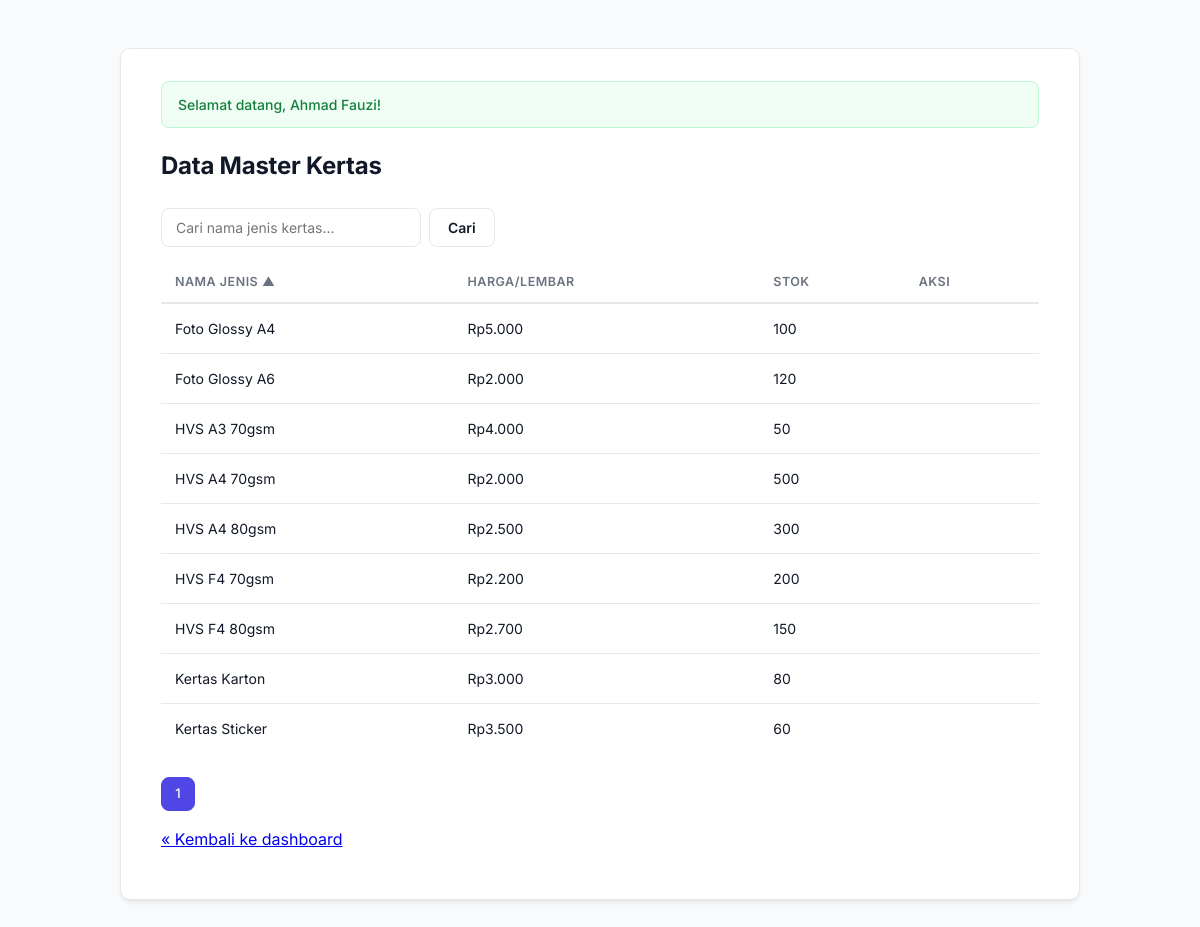
/kertas/index.php (signed in), run on the app's committed database.
### tables this page shows
CREATE TABLE kertas (
    id_kertas        INT UNSIGNED AUTO_INCREMENT PRIMARY KEY,
    nama_jenis       VARCHAR(50)    NOT NULL,
    harga_per_lembar INT UNSIGNED   NOT NULL,
    stok             INT            NOT NULL DEFAULT 0,
    is_deleted       TINYINT(1)     NOT NULL DEFAULT 0,
    created_at       TIMESTAMP      NOT NULL DEFAULT CURRENT_TIMESTAMP,
    updated_at       TIMESTAMP      NOT NULL DEFAULT CURRENT_TIMESTAMP ON UPDATE CURRENT_TIMESTAMP,
    CONSTRAINT uq_kertas_nama UNIQUE (nama_jenis)
);

### kertas/index.php (the view, shortened to what this page needs)
<?php
$pdo = getConnection();
$search = trim($_GET['search'] ?? '');
$allowedSorts = ['nama_jenis', 'harga_per_lembar', 'stok', 'created_at'];
$sortBy  = in_array($_GET['sort'] ?? '', $allowedSorts, true) ? $_GET['sort'] : 'nama_jenis';
$sortDir = (($_GET['dir'] ?? 'asc') === 'desc') ? 'DESC' : 'ASC';
$countSql = 'SELECT COUNT(*) FROM kertas WHERE is_deleted = 0 AND nama_jenis LIKE ?';
$stmt = $pdo->prepare($countSql);
$stmt->execute(['%' . $search . '%']);
$totalRows = (int) $stmt->fetchColumn();
$currentPage = max(1, (int) ($_GET['page'] ?? 1));
$pagination  = getPagination($totalRows, 10, $currentPage);
$sql = "SELECT id_kertas, nama_jenis, harga_per_lembar, stok, created_at
        FROM kertas
        WHERE is_deleted = 0 AND nama_jenis LIKE ?
        ORDER BY {$sortBy} {$sortDir}
        LIMIT ? OFFSET ?";
$stmt = $pdo->prepare($sql);
$stmt->bindValue(1, '%' . $search . '%', PDO::PARAM_STR);
$stmt->bindValue(2, $pagination['per_page'], PDO::PARAM_INT);
$stmt->bindValue(3, $pagination['offset'], PDO::PARAM_INT);
$stmt->execute();
$rows = $stmt->fetchAll();
function sortLink(string $column, string $label, string $currentSort, string $currentDir, string $search): string
{
    $nextDir = ($currentSort === $column && $currentDir === 'ASC') ? 'desc' : 'asc';
    $arrow   = $currentSort === $column ? ($currentDir === 'ASC' ? ' ▲' : ' ▼') : '';
    $url = '?sort=' . urlencode($column) . '&dir=' . $nextDir . '&search=' . urlencode($search);
    return '<a href="' . e($url) . '">' . e($label) . $arrow . '</a>';
}
?>
<!DOCTYPE html>
<html lang="id">
<head>
    <link rel="stylesheet" href="<?= url('/css/style.css') ?>">
</head>
<body>
<div class="container">
    <h1>Data Master Kertas</h1>
    <div class="toolbar">
        <form method="GET" action="<?= url('/kertas/index.php') ?>" class="search-form">
            <input type="text" name="search" value="<?= e($search) ?>" placeholder="Cari nama jenis kertas...">
            <button type="submit">Cari</button>
        </form>
    </div>
    <table>
        <thead>
        <tr>
            <th><?= sortLink('nama_jenis', 'Nama Jenis', $sortBy, $sortDir, $search) ?></th>
            <th><?= sortLink('harga_per_lembar', 'Harga/Lembar', $sortBy, $sortDir, $search) ?></th>
            <th><?= sortLink('stok', 'Stok', $sortBy, $sortDir, $search) ?></th>
            <th>Aksi</th>
        </tr>
        </thead>
        <tbody>
        <?php foreach ($rows as $row): ?>
            <tr>
                <td><?= e($row['nama_jenis']) ?></td>
                <td>Rp<?= number_format((int) $row['harga_per_lembar'], 0, ',', '.') ?></td>
                <td><?= (int) $row['stok'] ?></td>
                <td>
                </td>
            </tr>
        <?php endforeach; ?>
        </tbody>
    </table>
    <div class="pagination">
        <?php for ($p = 1; $p <= $pagination['total_pages']; $p++): ?>
            <a href="?page=<?= $p ?>&sort=<?= e($sortBy) ?>&dir=<?= strtolower($sortDir) ?>&search=<?= e($search) ?>"
               class="<?= $p === $pagination['current_page'] ? 'active' : '' ?>"><?= $p ?></a>
        <?php endfor; ?>
    </div>
    <p><a href="<?= url('/dashboard/' . e($_SESSION['user']['role']) . '.php') ?>">&laquo; Kembali ke dashboard</a></p>
</div>
</body>
</html>

### css/style.css (style rules this page uses)
:root { --primary: #4f46e5; --primary-hover: #4338ca; --primary-light: #eef2ff; --danger: #dc2626; --danger-light: #fef2f2; --success: #16a34a; --success-light: #f0fdf4; --warning: #d97706; --warning-light: #fffbeb; --text-primary: #111827; --text-secondary: #6b7280; --border: #e5e7eb; --bg: #f9fafb; --surface: #ffffff; --radius: 10px; --shadow: 0 1px 2px rgba(0,0,0,0.04), 0 1px 3px rgba(0,0,0,0.06); --shadow-md: 0 4px 6px -1px rgba(0,0,0,0.06), 0 2px 4px -2px rgba(0,0,0,0.05); }
* { box-sizing: border-box; }
body { font-family: 'Inter', system-ui, -apple-system, Segoe UI, Arial, sans-serif; background: var(--bg); color: var(--text-primary); margin: 0; padding: 0; line-height: 1.5; -webkit-font-smoothing: antialiased; }
.container, .auth-box { max-width: 960px; margin: 48px auto; background: var(--surface); padding: 32px 40px; border-radius: var(--radius); box-shadow: var(--shadow-md); border: 1px solid var(--border); }
h1 { font-size: 24px; font-weight: 700; margin: 0 0 24px 0; letter-spacing: -0.01em; color: var(--text-primary); }
p { color: var(--text-secondary); }
button, .btn { background: var(--primary); color: #fff; border: none; padding: 10px 18px; border-radius: 8px; cursor: pointer; font-size: 14px; font-weight: 600; font-family: inherit; text-decoration: none; display: inline-flex; align-items: center; gap: 6px; transition: background 0.15s, transform 0.05s, box-shadow 0.15s; box-shadow: var(--shadow); }
table { width: 100%; border-collapse: collapse; margin-top: 16px; font-size: 14px; }
thead th { text-align: left; padding: 10px 14px; color: var(--text-secondary); font-weight: 600; font-size: 12.5px; text-transform: uppercase; letter-spacing: 0.04em; border-bottom: 2px solid var(--border); }
th a { color: var(--text-secondary); text-decoration: none; }
tbody td { padding: 14px; border-bottom: 1px solid var(--border); color: var(--text-primary); }
tbody tr { transition: background 0.15s; }
tbody tr:last-child td { border-bottom: none; }
.toolbar { display: flex; justify-content: space-between; align-items: center; margin-bottom: 8px; gap: 16px; }
.search-form { display: flex; gap: 8px; flex: 1; }
.search-form input { padding: 9px 14px; border: 1.5px solid var(--border); border-radius: 8px; font-size: 14px; font-family: inherit; width: 260px; transition: border-color 0.15s, box-shadow 0.15s; }
.search-form button { background: var(--surface); color: var(--text-primary); border: 1.5px solid var(--border); box-shadow: none; }
.pagination { margin-top: 24px; display: flex; gap: 6px; }
.pagination a { display: inline-flex; align-items: center; justify-content: center; min-width: 34px; height: 34px; padding: 0 10px; border: 1.5px solid var(--border); border-radius: 8px; text-decoration: none; color: var(--text-secondary); font-size: 13px; font-weight: 500; transition: all 0.15s; }
.pagination a.active { background: var(--primary); color: #fff; border-color: var(--primary); }

### data on the page
kertas: nama_jenis "Foto Glossy A4", harga_per_lembar "5.000", stok "100"
kertas: nama_jenis "Foto Glossy A6", harga_per_lembar "2.000", stok "120"
kertas: nama_jenis "HVS A3 70gsm", harga_per_lembar "4.000", stok "50"
kertas: nama_jenis "HVS A4 70gsm", harga_per_lembar "2.000", stok "500"
kertas: nama_jenis "HVS A4 80gsm", harga_per_lembar "2.500", stok "300"
kertas: nama_jenis "HVS F4 70gsm", harga_per_lembar "2.200", stok "200"
kertas: nama_jenis "HVS F4 80gsm", harga_per_lembar "2.700", stok "150"
kertas: nama_jenis "Kertas Karton", harga_per_lembar "3.000", stok "80"
kertas: nama_jenis "Kertas Sticker", harga_per_lembar "3.500", stok "60"

### other printed values
$flash['message'] "Selamat datang, Ahmad Fauzi!"
$label "NAMA JENIS HARGA/LEMBAR STOK"
$arrow "▲"
